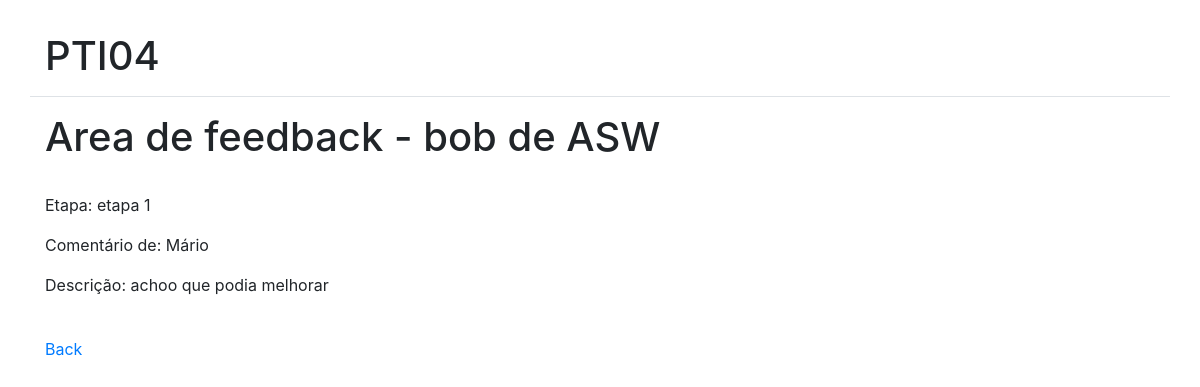
Screenshot of /mygroup/3/feedback/ (signed in) with the database file from the repository.
### login/models.py (models this page shows, shortened)
class Group(models.Model):
    subject = models.ForeignKey(Subject, on_delete=models.CASCADE)
    members = models.ManyToManyField(User)
    name = models.CharField(max_length=20)

class Subject(models.Model):
    name = models.CharField(max_length=50)
    groups_max = models.IntegerField(default=7)
    groups_deadline = models.DateField(blank=True,null=True)
    groups_on = models.BooleanField(default=False)
    def __str__(self):
        return f'{self.name}'

class Feedback(models.Model):
    group = models.ForeignKey(Group, on_delete=models.CASCADE,blank=True, null=True)
    owner = models.ForeignKey(User, blank=True, null=True, on_delete=models.CASCADE)
    stage = models.ForeignKey(Stage, on_delete=models.CASCADE,blank=True, null=True)
    description = models.CharField(max_length=200)

class Stage(models.Model):
    subject = models.ForeignKey(Subject, on_delete=models.CASCADE)
    number = models.IntegerField(default=0)
    name = models.CharField(max_length=20)
    description = models.CharField(max_length=100)
    deadline = models.DateField(blank=True, null=True)

class User(AbstractBaseUser):
    email = models.EmailField(
        verbose_name='email address',
        max_length=255,
        unique=True,
    )
    date_of_birth = models.DateField(blank=True, null=True)
    is_active = models.BooleanField(default=True)
    is_admin = models.BooleanField(default=False)
    is_student = models.BooleanField(default=False)
    is_teacher = models.BooleanField(default=False)
    subjects = models.ManyToManyField(Subject, null=True, blank=True)
    firstname = models.CharField(blank=True, null=True, max_length=20)
    surname = models.CharField(blank=True, null=True, max_length=20)
    objects = UserManager()
    USERNAME_FIELD = 'email'

### mygroup/views.py (the view)
# urls.py: path('<int:sub_id>/feedback/', views.view_feedback, name='view-feedback'),
def view_feedback(request, sub_id=None):
    try:
        subject = Subject.objects.get(id=sub_id)
    except:
        raise Http404
    context = {}
    context['subject'] = subject
    groups = Group.objects.filter(subject=subject)
    for group in groups:
        if request.user in group.members.all():
            context['group'] = group
            context['feedbacks'] = Feedback.objects.filter(group=group)
    return render(request, 'mygroup/feedback.html', context)

### templates/mygroup/feedback.html
{% extends "base.html" %}
{% block content %}
<h1>Area de feedback - {{ group.name }} de {{ group.subject}} </h1>
<br>
{% for feedback in feedbacks %}
<p>Etapa: {{ feedback.stage.name }}</p>
<p>Comentário de: {{ feedback.owner.firstname }}</p>
<p>Descrição: {{ feedback.description }}</p>
<br>
{% endfor %}
<a href="{% url 'mygroup' subject.id %}">Back</a>
{% endblock %}

### rows the page displays
Group: name "bob", subject "ASW"
Feedback: stage.name "etapa 1", owner.firstname "Mário", description "achoo que podia melhorar"
